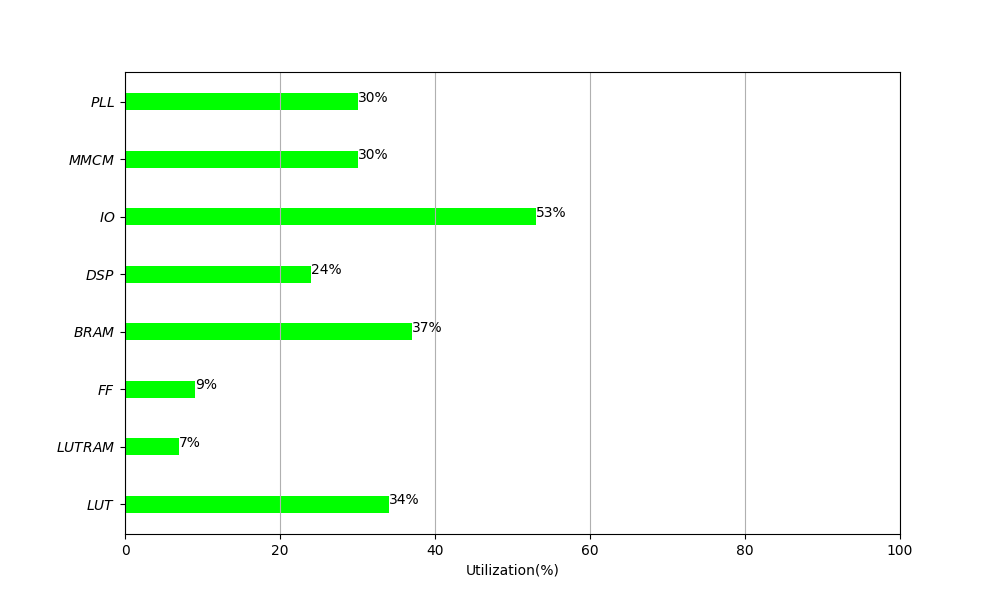

Source code (Python):
import matplotlib as mpl
import matplotlib.pyplot as plt

# mpl.rcParams['text.usetex'] = True

name = [r'$LUT$',r'$LUTRAM$',r'$FF$',r'$BRAM$',r'$DSP$',r'$IO$',r'$MMCM$',r'$PLL$']
data = [34, 7, 9, 37, 24, 53, 30, 30]

fig, ax = plt.subplots(figsize=(10,6))

ax.barh(name, data, height=.3, color='lime')
ax.set_xlim(0,100)
ax.set_xlabel('Utilization(%)')
ax.grid(axis='x', linestyle='-')

for i in range(len(name)):
    plt.text(data[i], name[i], s=str(data[i])+'%')

plt.show()
